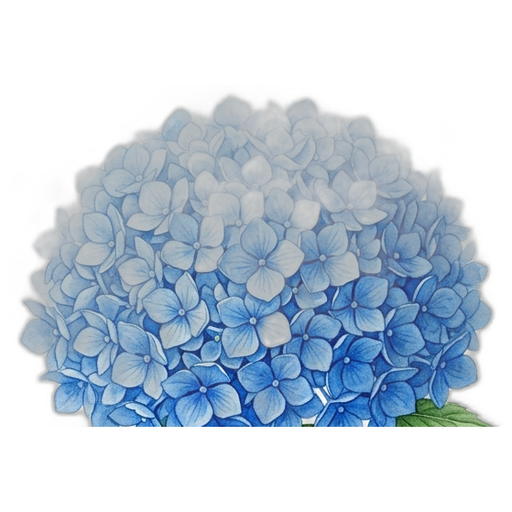
#> input picture scratch/blooms/hydrangea_blue.png, 512 x 512 px, given in place of bucket-1_back.png, which was not available
$ python test_600_canvas.py
#> lines starting #> are read from the running program, lines starting #| are printed output that depends on the picture; pictures that were not available may be replaced by others from this repository, and a replacement may not be noted
import os
import math
from PIL import Image, ImageDraw

canvas_w, canvas_h = 600, 600
target_h = int(min(canvas_h * 0.90, 540))
scale = target_h / 1954.0
target_w = int(round(1866 * scale))

bucket_x = int(round((canvas_w - target_w) / 2))
bucket_y = int(round(canvas_h - target_h - 12))
center_x = canvas_w // 2

collar_y = bucket_y + int(1050 * scale)
front_x = bucket_x + int(401 * scale)
front_y = bucket_y + int(1050 * scale)
front_w = int(1359 * scale)
front_h = int(904 * scale)

canvas = Image.new('RGBA', (canvas_w, canvas_h), (254, 250, 247, 255))

# 1. Back wrapper
back_img = Image.open('public/images/bucket/bucket-1_back.png').convert('RGBA')
#> back_img is the input picture: PIL image 512x512 RGBA; mean R, G, B, A 31.3, 49.7, 67.3, 80.5
back_resized = back_img.resize((target_w, target_h), Image.Resampling.LANCZOS)
canvas.paste(back_resized, (bucket_x, bucket_y), back_resized)

# 2. Cavity mask
mask = Image.new('L', (canvas_w, canvas_h), 0)
#> mask: PIL image 600x600 L; every value is 0
mask_draw = ImageDraw.Draw(mask)
cavity_poly = [
    (center_x, bucket_y + int(10 * scale)),
    (bucket_x + int(target_w * 0.82), bucket_y + int(target_h * 0.14)),
    (bucket_x + int(target_w * 0.78), bucket_y + int(target_h * 0.38)),
    (front_x + front_w - int(30 * scale), collar_y + int(40 * scale)),
    (center_x, collar_y + int(80 * scale)),
    (front_x + int(30 * scale), collar_y + int(40 * scale)),
    (bucket_x + int(target_w * 0.22), bucket_y + int(target_h * 0.38)),
    (bucket_x + int(target_w * 0.18), bucket_y + int(target_h * 0.14)),
]
mask_draw.polygon(cavity_poly, fill=255)

# Flowers layer
flowers_layer = Image.new('RGBA', (canvas_w, canvas_h), (0, 0, 0, 0))
#> flowers_layer: PIL image 600x600 RGBA; every value is 0

rose = Image.open('public/images/flowers/rose_red.png').convert('RGBA')
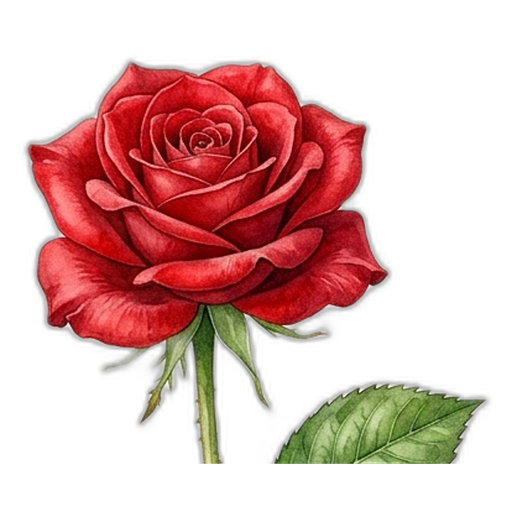
#> input picture scratch/blooms/rose_red.png, 512 x 512 px, found by its file name
#> rose is the input picture: PIL image 512x512 RGBA; mean R, G, B, A 63.5, 24.3, 21.2, 93.6
w, h = rose.size
#> w = 512; h = 512
# Top 62%
rose_trimmed = rose.crop((0, 0, w, int(h * 0.62)))

scale_factor = scale / (540.0 / 1954.0)

# 9 Roses Layout
slots = [
    # Apex (1)
    {'x': center_x,                               'y': collar_y - int(195 * scale_factor), 'sz': int(275 * scale_factor), 'rot': 0.0},
    # Tier 2 (2)
    {'x': center_x - int(65 * scale_factor),      'y': collar_y - int(150 * scale_factor), 'sz': int(270 * scale_factor), 'rot': -0.10},
    {'x': center_x + int(65 * scale_factor),      'y': collar_y - int(150 * scale_factor), 'sz': int(270 * scale_factor), 'rot': 0.10},
    # Tier 3 (3)
    {'x': center_x - int(110 * scale_factor),     'y': collar_y - int(100 * scale_factor), 'sz': int(275 * scale_factor), 'rot': -0.16},
    {'x': center_x,                               'y': collar_y - int(100 * scale_factor), 'sz': int(280 * scale_factor), 'rot': 0.0},
    {'x': center_x + int(110 * scale_factor),     'y': collar_y - int(100 * scale_factor), 'sz': int(275 * scale_factor), 'rot': 0.16},
    # Tier 4 (3 - nestled deep into pleated collar)
    {'x': center_x - int(70 * scale_factor),      'y': collar_y - int(45 * scale_factor),  'sz': int(280 * scale_factor), 'rot': -0.08},
    {'x': center_x,                               'y': collar_y - int(42 * scale_factor),  'sz': int(285 * scale_factor), 'rot': 0.0},
    {'x': center_x + int(70 * scale_factor),      'y': collar_y - int(45 * scale_factor),  'sz': int(280 * scale_factor), 'rot': 0.08},
]

for s in slots:
    fw = s['sz']
    fh = int(fw * (rose_trimmed.height / rose_trimmed.width))
    cur = rose_trimmed.resize((fw, fh), Image.Resampling.LANCZOS)

    dx = center_x - s['x']
    dy = (collar_y + int(50 * scale_factor)) - s['y']
    inward_rad = math.atan2(dx, dy)
    final_rot = s['rot'] * 0.4 - inward_rad * 0.18
    rot_deg = math.degrees(final_rot)
    rotated = cur.rotate(-rot_deg, resample=Image.Resampling.BICUBIC, expand=True)

    rx = int(s['x'] - rotated.width / 2)
    ry = int(s['y'] - rotated.height * 0.22)
    flowers_layer.alpha_composite(rotated, (rx, ry))
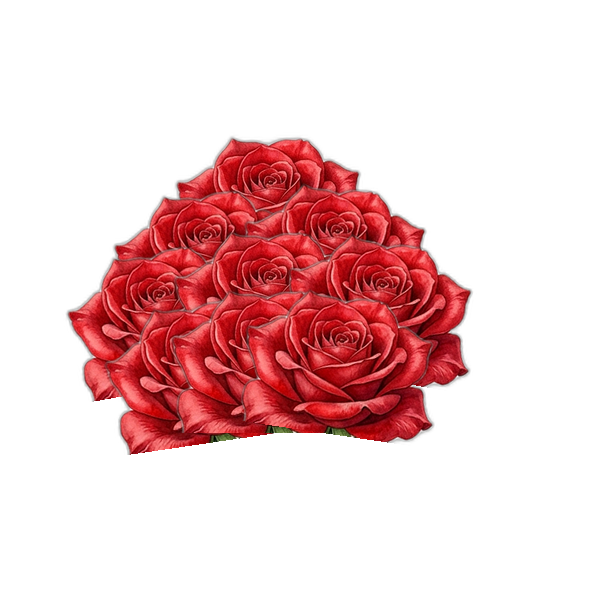
#> flowers_layer: PIL image 600x600 RGBA; mean R, G, B, A 45.8, 11.3, 12.5, 62.6; transparent parts drawn white
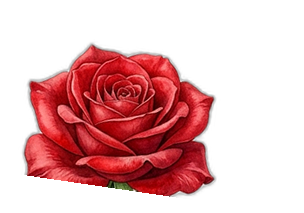
#> rotated: PIL image 304x213 RGBA; mean R, G, B, A 60.7, 14.5, 16.2, 86.2; transparent parts drawn white

r, g, b, a = flowers_layer.split()
final_a = Image.composite(a, Image.new('L', a.size, 0), mask)
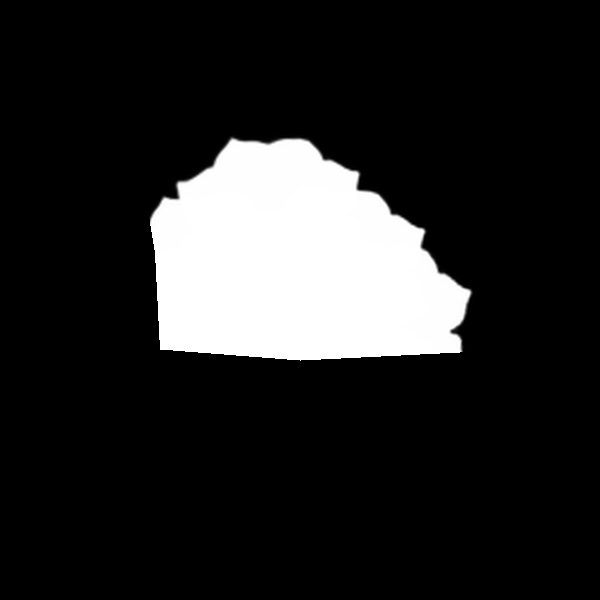
#> final_a: PIL image 600x600 L; min 0, max 255, mean 37.3
flowers_layer.putalpha(final_a)
canvas.paste(flowers_layer, (0, 0), flowers_layer)

# 3. Front wrapper
front_img = Image.open('public/images/bucket/bucket-1_front.png').convert('RGBA')
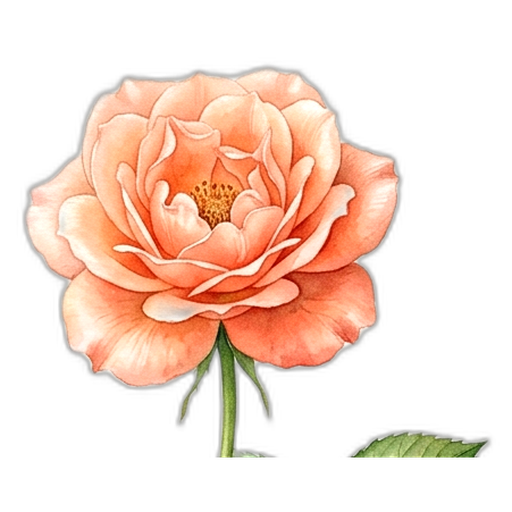
#> input picture scratch/blooms/rose_peach.png, 512 x 512 px, given in place of bucket-1_front.png, which was not available
#> front_img is the input picture: PIL image 512x512 RGBA; mean R, G, B, A 86.8, 61.3, 47.8, 91.3
front_resized = front_img.resize((front_w, front_h), Image.Resampling.LANCZOS)
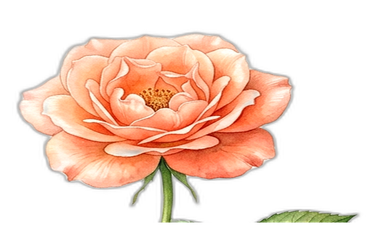
#> front_resized: PIL image 375x249 RGBA; mean R, G, B, A 86.7, 61.2, 47.8, 91.3; transparent parts drawn white
canvas.paste(front_resized, (front_x, front_y), front_resized)
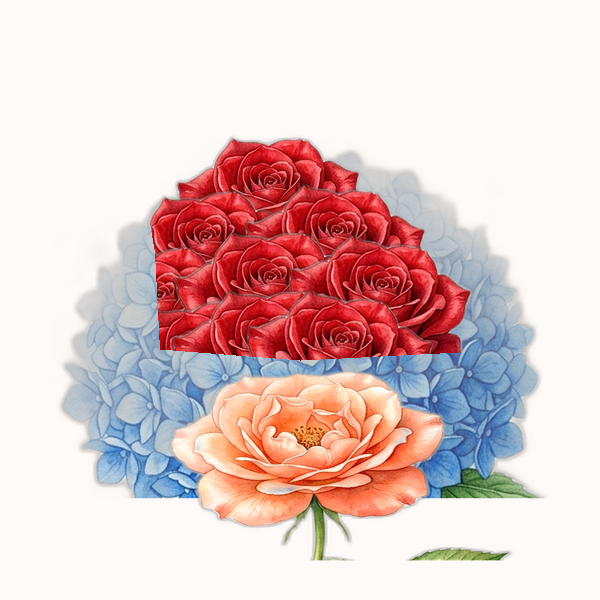
#> canvas: PIL image 600x600 RGBA; mean R, G, B, A 222.8, 197.2, 196.6, 246.6; transparent parts drawn white

canvas.save('scratch/test_600x600_canvas.png')
print('Saved scratch/test_600x600_canvas.png')
